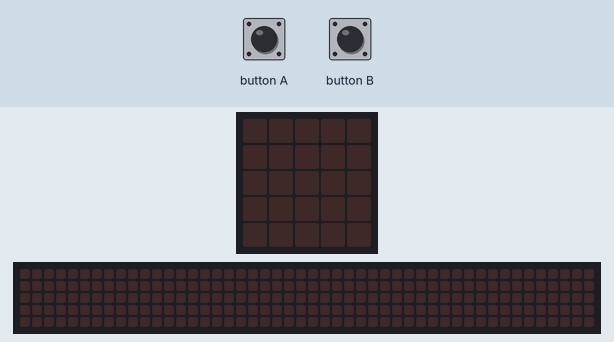
A program run on a simulated BBC micro:bit (MakeCode). On the bench: the board's 5×5 LED display, a strip that is not on the board, showing the scrolling text unrolled. The test bench sets the inputs (shaded band). The 48×5 strip is a reading aid, not a part: it shows the text the display is scrolling, unrolled, one strip-width of it at a time.

Above: at 1.2 s.
1.3 s: button B pressed for 0.15 s
At 1.6 s:
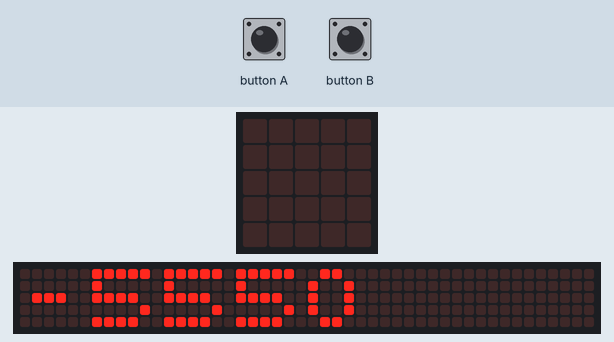
4.3 s: button A pressed for 0.15 s
At 7.2 s:
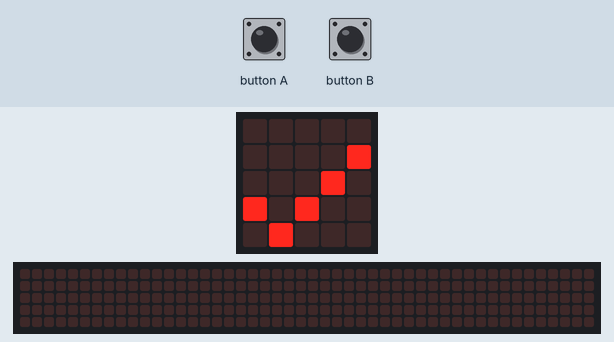
7.4 s: button B pressed for 0.15 s
At 12.72 s:
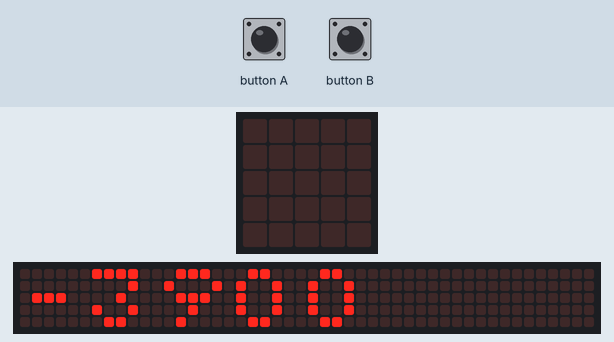
Timing chart, 0 to 14.2 s (numbered marks = the images above; inputs shaded):
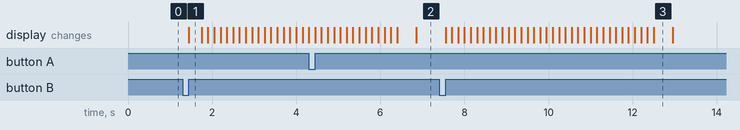

Measured:
- after the input at 1.3 s, the display: changes after 0.15 s (image 1)
- after the input at 4.3 s, the display: first differs from a run without the input after 2.6 s (image 2)
- after the input at 7.4 s, the display: first changes after 0.15 s (image 3 shows a later state)
- what the display in image 3 shows lasts 0.5 s, from 12.5 s to 13.0 s

The program:

main.ts
```typescript
let start = 0
let eltelt = 0
let pont = 0
input.onButtonPressed(Button.A, function () {
    start = input.runningTime()
    basic.showIcon(IconNames.Yes)
})
input.onButtonPressed(Button.B, function () {
    eltelt = input.runningTime() - start
    pont = eltelt - Math.abs(7000)
    basic.showNumber(pont)
})
basic.forever(function () {

})
```

test.ts
```typescript
// ide kerülnek a tesztek; a rendszer ezt nem kompilálja, ha a csomagot bővítményként használják.
```
